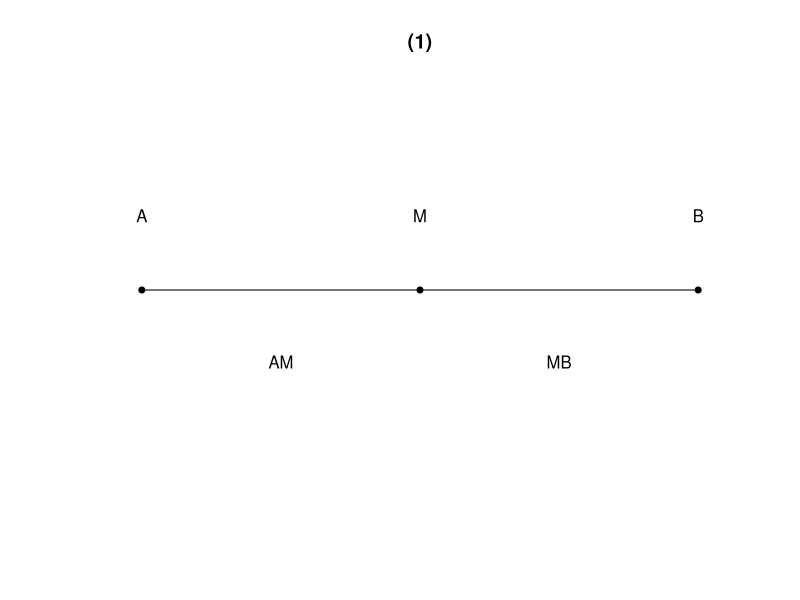

Here is the R script that generated this plot: (Note: this script raises an error after producing the figure.)
setwd("C:/Users/18904/Github/junior-mathematics/codes")
# week25: line segment drawing problems

# week25-1: midpoint diagram
drawMid=function(){
 plot(0,0,type="n",xlim=c(-0.5,8.5),ylim=c(-1,1),xaxt="n",yaxt="n",xlab="",ylab="",bty="n",main="(1)")
 segments(0,0,8,0,lty=1)
 points(c(0,4,8),rep(0,3),pch=19,cex=0.8)
 text(0,0.3,"A",pos=3);text(4,0.3,"M",pos=3);text(8,0.3,"B",pos=3)
 text(2,-0.3,"AM",pos=1);text(6,-0.3,"MB",pos=1)
}

# week25-2: line AB, ray BC, segment AC
drawLineRaySeg=function(){
 par(mfrow=c(1,3),mar=c(2,1,2,1))
 plot(0,0,type="n",xlim=c(-1,3),ylim=c(-1,1),asp=1,xaxt="n",yaxt="n",xlab="",ylab="",bty="n",main="(1) Line AB")
 segments(-0.5,0,2.5,0,lty=1);points(c(0,2),rep(0,2),pch=19,cex=0.8);text(0,0.2,"A",pos=3);text(2,0.2,"B",pos=3)
 plot(0,0,type="n",xlim=c(-1,3),ylim=c(-1,1),asp=1,xaxt="n",yaxt="n",xlab="",ylab="",bty="n",main="(2) Ray BC")
 segments(0,0,2.5,0,lty=1);arrows(2,0,2.8,0,lwd=1);points(0,pch=19,cex=0.8);text(0,0.2,"B",pos=3);text(2,0.2,"C",pos=3)
 plot(0,0,type="n",xlim=c(-1,3),ylim=c(-1,1),asp=1,xaxt="n",yaxt="n",xlab="",ylab="",bty="n",main="(3) Segment AC")
 segments(0,0,2,0,lty=1);points(c(0,2),rep(0,2),pch=19,cex=0.8);text(0,0.2,"A",pos=3);text(2,0.2,"C",pos=3)
}

# week25-3: extend AB to C so AC=2AB
drawExtend=function(){
 par(mfrow=c(1,2),mar=c(2,1,2,1))
 plot(0,0,type="n",xlim=c(-0.5,5.5),ylim=c(-1,1),asp=1,xaxt="n",yaxt="n",xlab="",ylab="",bty="n",main="(1) Extend A to B")
 segments(0,0,2,0,lty=1);segments(2,0,4,0,lty=2);points(c(0,2,4),rep(0,3),pch=19,cex=0.8)
 text(0,0.2,"A",pos=3);text(2,0.2,"B",pos=3);text(4,0.2,"C",pos=3);text(1,-0.3,"AB",pos=1);text(3,-0.3,"BC=AB",pos=1)
 plot(0,0,type="n",xlim=c(-1,5),ylim=c(-1,1),asp=1,xaxt="n",yaxt="n",xlab="",ylab="",bty="n",main="(2) Extend B to A")
 segments(1,0,3,0,lty=1);segments(-1,0,1,0,lty=2);points(c(-1,1,3),rep(0,3),pch=19,cex=0.8)
 text(-1,0.2,"C",pos=3);text(1,0.2,"A",pos=3);text(3,0.2,"B",pos=3);text(0,-0.3,"CA=AB",pos=1);text(2,-0.3,"AB",pos=1)
}

# week25-4: four points with line/ray/segment
drawFourPts=function(){
 plot(0,0,type="n",xlim=c(-1,5),ylim=c(-1,4),asp=1,xaxt="n",yaxt="n",xlab="",ylab="",bty="n",main="(1)")
 segments(-0.5,3,5.5,3,lty=1)
 arrows(4,3,4,0.5,lwd=1)
 segments(1,1,4,0,lty=1)
 segments(1,3,1,1,lty=1)
 points(c(1,4,4,1),c(3,3,0,1),pch=19,cex=0.8)
 text(1,3.2,"A",pos=3);text(4,3.2,"B",pos=3);text(4,-0.3,"C",pos=1);text(1,1.2,"D",pos=3)
}

# week25-5: draw segment a+2b
drawAplus2B=function(){
 par(mfrow=c(2,1),mar=c(2,1,2,1))
 plot(0,0,type="n",xlim=c(-0.5,6),ylim=c(-1,1),asp=1,xaxt="n",yaxt="n",xlab="",ylab="",bty="n",main="(1) Given a and b")
 segments(0,0,2,0,lty=1);points(c(0,2),rep(0,2),pch=19,cex=0.8);text(1,0.2,"a",pos=3)
 segments(3.5,0,5,0,lty=1);points(c(3.5,5),rep(0,2),pch=19,cex=0.8);text(4.25,0.2,"b",pos=3)
 plot(0,0,type="n",xlim=c(-0.5,8),ylim=c(-1,1),asp=1,xaxt="n",yaxt="n",xlab="",ylab="",bty="n",main="(2) a+2b")
 segments(0,0,2,0,lty=1);segments(2,0,3.5,0,lty=1);segments(3.5,0,5,0,lty=1)
 points(c(0,2,3.5,5),rep(0,4),pch=19,cex=0.8)
 text(1,0.2,"a",pos=3);text(2.75,0.2,"b",pos=3);text(4.25,0.2,"b",pos=3)
}

# week25-6: two cases for BC=3cm on line AB=8cm
drawTwoCases=function(){
 par(mfrow=c(2,1),mar=c(2,1,2,1))
 plot(0,0,type="n",xlim=c(-0.5,9),ylim=c(-1,1),asp=1,xaxt="n",yaxt="n",xlab="",ylab="",bty="n",main="(1) C between A and B")
 segments(0,0,8,0,lty=1);points(c(0,5,8),rep(0,3),pch=19,cex=0.8)
 text(0,0.2,"A",pos=3);text(5,0.2,"C",pos=3);text(8,0.2,"B",pos=3)
 text(2.5,-0.3,"AC=5",pos=1);text(6.5,-0.3,"CB=3",pos=1)
 plot(0,0,type="n",xlim=c(-0.5,12),ylim=c(-1,1),asp=1,xaxt="n",yaxt="n",xlab="",ylab="",bty="n",main="(2) C beyond B")
 segments(0,0,11,0,lty=1);points(c(0,8,11),rep(0,3),pch=19,cex=0.8)
 text(0,0.2,"A",pos=3);text(8,0.2,"B",pos=3);text(11,0.2,"C",pos=3)
 text(4,-0.3,"AB=8",pos=1);text(9.5,-0.3,"BC=3",pos=1)
}

cairo_pdf("../figures/week25-1.pdf",width=4,height=4,family="sans");drawMid();dev.off()
svglite::svglite("../figures/week25-1.svg",width=4,height=4);drawMid();dev.off()
cairo_pdf("../figures/week25-2.pdf",width=8,height=3,family="sans");drawLineRaySeg();dev.off()
svglite::svglite("../figures/week25-2.svg",width=8,height=3);drawLineRaySeg();dev.off()
cairo_pdf("../figures/week25-3.pdf",width=8,height=4,family="sans");drawExtend();dev.off()
svglite::svglite("../figures/week25-3.svg",width=8,height=4);drawExtend();dev.off()
cairo_pdf("../figures/week25-4.pdf",width=4,height=4,family="sans");drawFourPts();dev.off()
svglite::svglite("../figures/week25-4.svg",width=4,height=4);drawFourPts();dev.off()
cairo_pdf("../figures/week25-5.pdf",width=8,height=4,family="sans");drawAplus2B();dev.off()
svglite::svglite("../figures/week25-5.svg",width=8,height=4);drawAplus2B();dev.off()
cairo_pdf("../figures/week25-6.pdf",width=8,height=5,family="sans");drawTwoCases();dev.off()
svglite::svglite("../figures/week25-6.svg",width=8,height=5);drawTwoCases();dev.off()
